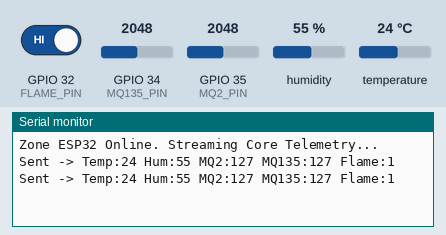
This sketch was run on a simulated ESP32. Parts: the last lines printed to the serial monitor. Inputs (shaded band) come from the test bench; at power-on: humidity 55 %, GPIO 34 (MQ135_PIN) = 2048, GPIO 35 (MQ2_PIN) = 2048, GPIO 32 (FLAME_PIN) HIGH, temperature 24 °C.

Above: at 4.8 s.
4.9 s: humidity set to 22 %
At 7.0 s:
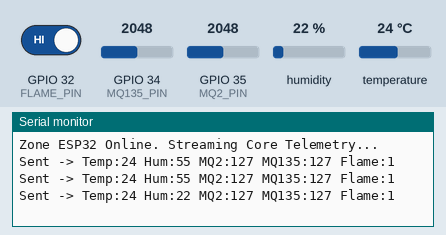
7.9 s: GPIO 34 (MQ135_PIN) set to 2866
At 8.3 s:
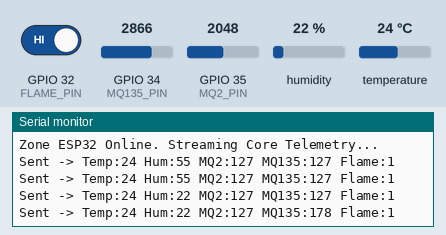
10.9 s: GPIO 35 (MQ2_PIN) set to 2866
At 12.6 s:
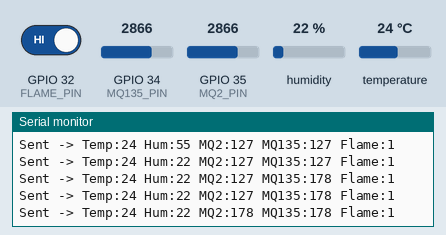
13.9 s: GPIO 32 (FLAME_PIN) driven LOW
At 15.5 s:
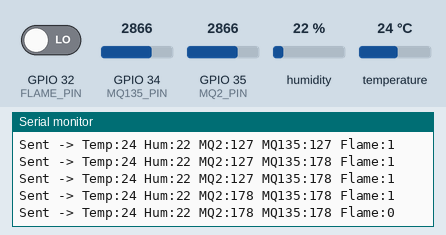
16.9 s: temperature set to 12 °C
At 18.5 s:
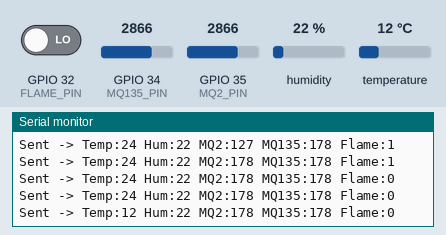
19.9 s: GPIO 34 (MQ135_PIN) set to 3972
At 21.0 s:
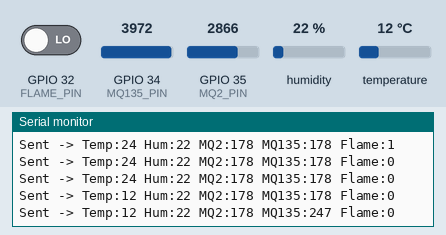
Timing chart, 0 to 22.9 s (numbered marks = the images above; inputs shaded):
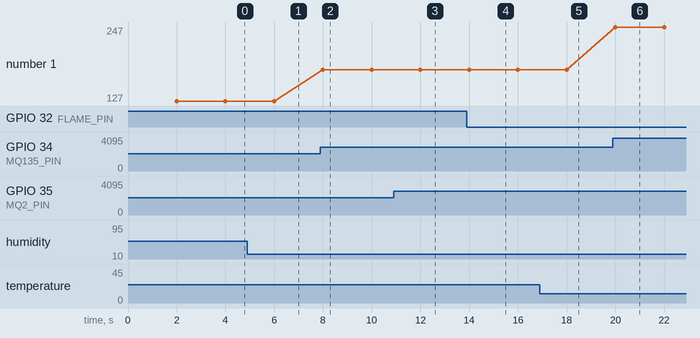

Measured:
- after the input at 4.9 s, the serial monitor: prints a new line after 1.1 s (image 1)
- after the input at 7.9 s, the serial monitor: prints a new line after 0.10 s (image 2)
- after the input at 10.9 s, the serial monitor: prints a new line after 1.1 s (image 3)
- after the input at 13.9 s, the serial monitor: prints a new line after 0.11 s (image 4)
- after the input at 16.9 s, the serial monitor: prints a new line after 1.1 s (image 5)
- after the input at 19.9 s, the serial monitor: prints a new line after 0.10 s (image 6)
- plotted number 1: 127 → 178 after the input at 7.9 s, 178 → 247 after the input at 19.9 s

The sketch:

ZoneESP32.ino
```cpp
#include <esp_now.h>
#include <WiFi.h>
#include <DHT.h>

// --- CONFIGURATION ---
const int ZONE_ID = 1;
uint8_t masterAddress[] = {0x20, 0xE7, 0xC8, 0x67, 0x6C, 0xC0};

// --- SENSOR PINS ---
#define MQ2_PIN       35
#define MQ135_PIN     34
#define FLAME_PIN     32
#define DHT_PIN       33
#define DHT_TYPE      DHT22

DHT dht(DHT_PIN, DHT_TYPE);

// ==========================================================
// 1. PACKET STRUCTURE (Matched exactly to Master)
// ==========================================================
typedef struct __attribute__((packed)) sensor_packet {
    uint8_t type;     // Will always be 0
    uint8_t temp;
    uint8_t hum;
    uint8_t mq2;
    uint8_t mq135;
    uint8_t flame;
} sensor_packet;

esp_now_peer_info_t peerInfo;
unsigned long lastSensorReadTime = 0;
const long sensorInterval = 2000;

// --- SEND CALLBACK ---
void OnDataSent(const uint8_t *mac_addr, esp_now_send_status_t status) {
  // Silent running - no need to spam the serial monitor
}

// ==========================================================
// 2. MAIN SETUP
// ==========================================================
void setup() {
  Serial.begin(115200);

  // 1. Initialize Sensors
  dht.begin();
  pinMode(FLAME_PIN, INPUT);

  // 2. Initialize Wireless Network
  WiFi.mode(WIFI_STA);
  if (esp_now_init() != ESP_OK) {
    Serial.println("ESP-NOW Init Failed!");
    return;
  }

  esp_now_register_send_cb((esp_now_send_cb_t)OnDataSent);

  // Register Master Node
  memcpy(peerInfo.peer_addr, masterAddress, 6);
  peerInfo.channel = 0;
  peerInfo.encrypt = false;
  if (esp_now_add_peer(&peerInfo) != ESP_OK) {
    Serial.println("Failed to add master peer!");
    return;
  }

  Serial.println("Zone ESP32 Online. Streaming Core Telemetry...");
}

// ==========================================================
// 3. MAIN LOOP
// ==========================================================
void loop() {
  unsigned long currentMillis = millis();

  // Read and send data every 2 seconds
  if (currentMillis - lastSensorReadTime >= sensorInterval) {
    lastSensorReadTime = currentMillis;

    sensor_packet sData;
    sData.type = 0;

    // Read Temperature and Humidity
    float t = dht.readTemperature();
    float h = dht.readHumidity();

    // Safety fallback if DHT wire gets bumped
    if(isnan(t)) t = 0.0;
    if(isnan(h)) h = 0.0;

    // Load struct and map Gas/Smoke to 8-bit values for the FPGA
    sData.temp  = (uint8_t)t;
    sData.hum   = (uint8_t)h;
    sData.mq2   = map(analogRead(MQ2_PIN), 0, 4095, 0, 255);
    sData.mq135 = map(analogRead(MQ135_PIN), 0, 4095, 0, 255);
    sData.flame = digitalRead(FLAME_PIN);

    // Blast it through the air!
    esp_now_send(masterAddress, (uint8_t *) &sData, sizeof(sData));

    // Print to local Serial for debugging
    Serial.printf("Sent -> Temp:%d Hum:%d MQ2:%d MQ135:%d Flame:%d\n",
                  sData.temp, sData.hum, sData.mq2, sData.mq135, sData.flame);
  }
}
```
